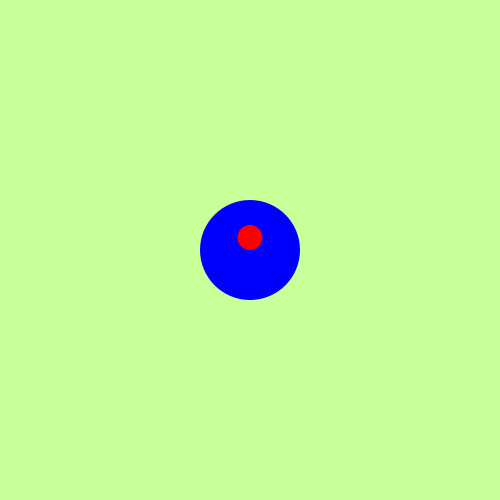
Frame 1 (no input)
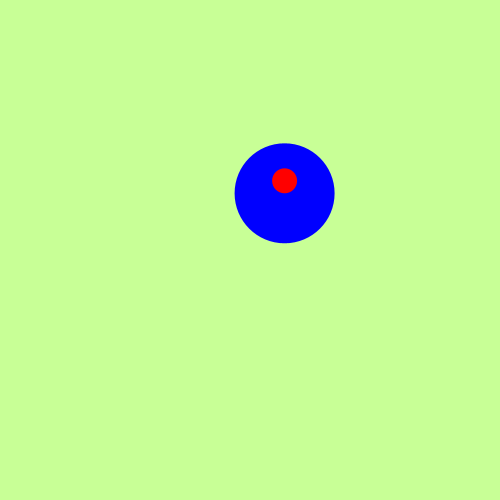
Frame 60 (the mouse pressed at the canvas centre just before this capture)
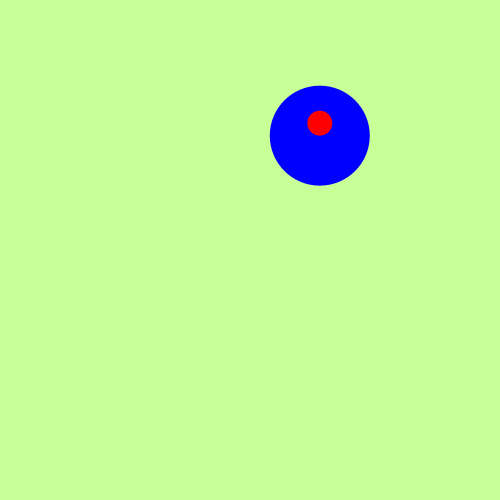
Frame 120 (the mouse held since frame 60 and released just before this capture)

The Processing sketch that drew these frames (run headless with seeded random() and noise(); from frame 60 on, the mouse is pressed at the canvas centre):

// Processing sketch: Exercise_2_3
// ── Exercise_2_3.pde
// Week 3 

// Exercise 1
// Why is there a trail left by the moving circle?
// Why is the circle blue, considering that you set the fill color to fill(0, 0, 255); after drawing the circle?
// Because it continously draws
//int x;
//int y;

//void setup() {
//  // setup will be executed once
//  size(500, 500); 
//  background(200, 255, 150);
//  x = width/2;
//  y = height/2;
//}
//void draw() {
//  // draw will be executed forever
//  // We need to add background to avoid trail by the moving circle
//  background(255,255,255);
//  strokeWeight(3);
//  ellipse(x, y, 100, 100);
//  fill(0, 0, 255);
//  ellipse(x, y, 20, 20);
//  fill(255,255,255);
//  x = x + 1;
//}


// Exercise 2
float x;
float y;
float dx;
float dy;

void setup() {
  size(500, 500);
  x = 0.5* width;
  y = 0.5* height;
  dx = random(-2,2);
  dy = random(-2,2);
}
void draw() {
  background(200, 255, 150);
  noStroke();
  
  
  float headDiameter = width/5;
  fill(0, 0, 255);
  ellipse(x, y, headDiameter, headDiameter);
  

  float noseDiameter = headDiameter/4;
  float noseX = x;
  float noseY = y - noseDiameter/2;
  
  fill(255, 0, 0);
  ellipse(noseX, noseY, noseDiameter, noseDiameter);
 
 // bouncing of all sides
  if (x > width - headDiameter / 2 || x < headDiameter / 2) { 
    // if x is - the radius of the circle is bigger than 500 or x is smaller than the radius (outer side of circle change direction)
    dx = -dx;
  }
  if (y > height - headDiameter / 2 || y < headDiameter / 2) {
    dy = -dy;
  }

  // Move the object
  x = x + dx;
  y = y + dy;
}
